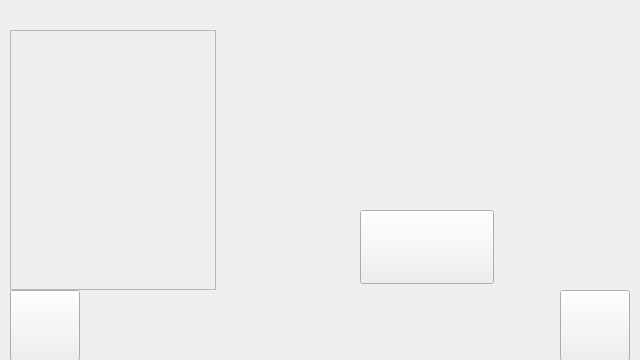
<?xml version="1.0" encoding="UTF-8"?>
<ui version="4.0">
 <class>MainWindow</class>
 <widget class="QMainWindow" name="MainWindow">
  <property name="geometry">
   <rect>
    <x>0</x>
    <y>0</y>
    <width>640</width>
    <height>360</height>
   </rect>
  </property>
  <property name="minimumSize">
   <size>
    <width>640</width>
    <height>360</height>
   </size>
  </property>
  <property name="windowTitle">
   <string>MainWindow</string>
  </property>
  <property name="layoutDirection">
   <enum>Qt::LeftToRight</enum>
  </property>
  <property name="styleSheet">
   <string notr="true">border-image: url(:/image/images/backgrounds/MainScreen_Background_02.jpg);</string>
  </property>
  <widget class="QWidget" name="centralWidget">
   <widget class="QPushButton" name="pushBtn_GType">
    <property name="geometry">
     <rect>
      <x>360</x>
      <y>210</y>
      <width>134</width>
      <height>74</height>
     </rect>
    </property>
    <property name="minimumSize">
     <size>
      <width>134</width>
      <height>74</height>
     </size>
    </property>
    <property name="styleSheet">
     <string notr="true">border-image: url(:/image/images/Main Btns/Btns_Slices_09.png);</string>
    </property>
    <property name="text">
     <string/>
    </property>
   </widget>
   <widget class="QPushButton" name="pushButton_2">
    <property name="geometry">
     <rect>
      <x>560</x>
      <y>290</y>
      <width>70</width>
      <height>71</height>
     </rect>
    </property>
    <property name="minimumSize">
     <size>
      <width>70</width>
      <height>71</height>
     </size>
    </property>
    <property name="maximumSize">
     <size>
      <width>69</width>
      <height>69</height>
     </size>
    </property>
    <property name="styleSheet">
     <string notr="true">border-image: url(:/image/images/Main Btns/Normal Btns/Btns_Slices_50.png);</string>
    </property>
    <property name="text">
     <string/>
    </property>
   </widget>
   <widget class="QPushButton" name="pushButton">
    <property name="geometry">
     <rect>
      <x>10</x>
      <y>290</y>
      <width>70</width>
      <height>71</height>
     </rect>
    </property>
    <property name="minimumSize">
     <size>
      <width>70</width>
      <height>71</height>
     </size>
    </property>
    <property name="maximumSize">
     <size>
      <width>69</width>
      <height>69</height>
     </size>
    </property>
    <property name="contextMenuPolicy">
     <enum>Qt::CustomContextMenu</enum>
    </property>
    <property name="styleSheet">
     <string notr="true">border-image: url(:/image/images/Main Btns/Normal Btns/Btns_Slices_48.png);</string>
    </property>
    <property name="text">
     <string/>
    </property>
   </widget>
   <widget class="QFrame" name="frame">
    <property name="geometry">
     <rect>
      <x>10</x>
      <y>30</y>
      <width>206</width>
      <height>260</height>
     </rect>
    </property>
    <property name="minimumSize">
     <size>
      <width>206</width>
      <height>260</height>
     </size>
    </property>
    <property name="styleSheet">
     <string notr="true">border-image: url(:/image/images/backgrounds/Background_Transparent.png);</string>
    </property>
    <property name="frameShape">
     <enum>QFrame::StyledPanel</enum>
    </property>
    <property name="frameShadow">
     <enum>QFrame::Raised</enum>
    </property>
   </widget>
  </widget>
  <action name="actionTest1">
   <property name="icon">
    <iconset>
     <selectedoff>:/image/Menus/1.jpg</selectedoff>
    </iconset>
   </property>
   <property name="text">
    <string>test1</string>
   </property>
  </action>
  <action name="actionTest2">
   <property name="text">
    <string>test2</string>
   </property>
  </action>
  <action name="actionTest3">
   <property name="text">
    <string>test3</string>
   </property>
  </action>
  <action name="actionTest4">
   <property name="text">
    <string>test4</string>
   </property>
  </action>
  <action name="actionTest">
   <property name="text">
    <string>test</string>
   </property>
  </action>
 </widget>
 <layoutdefault spacing="6" margin="11"/>
 <resources/>
 <connections/>
</ui>
